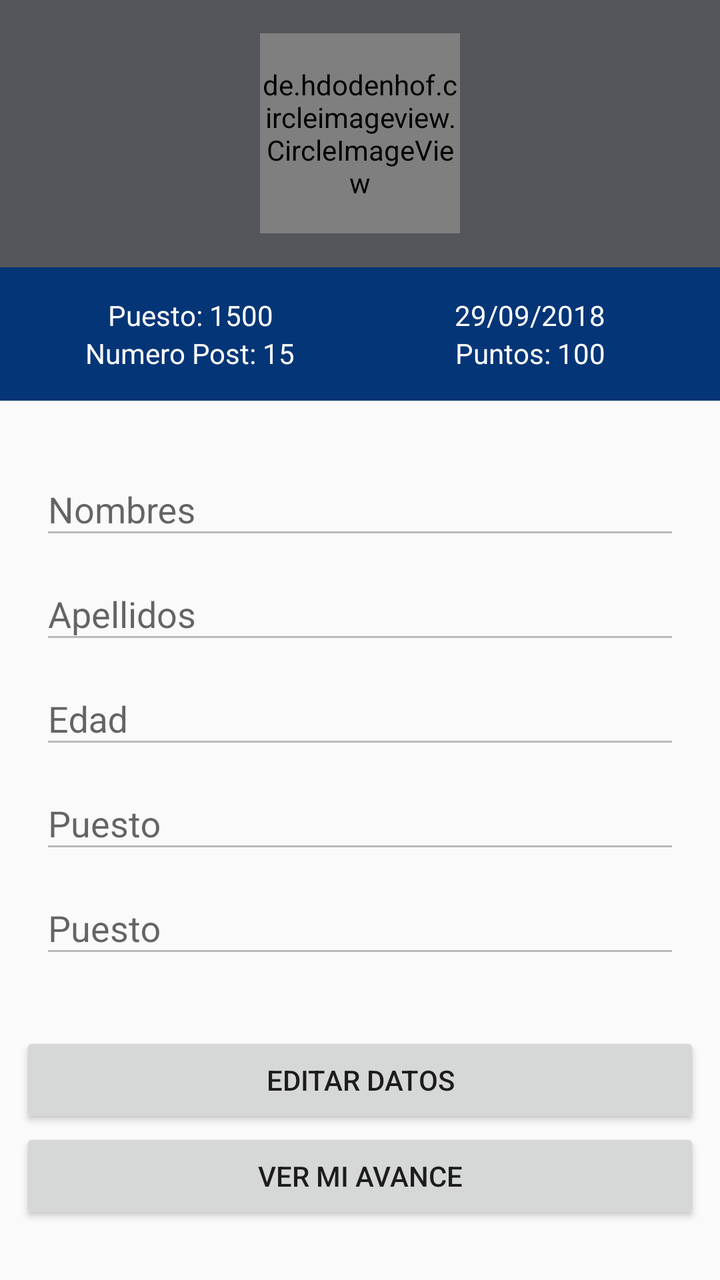
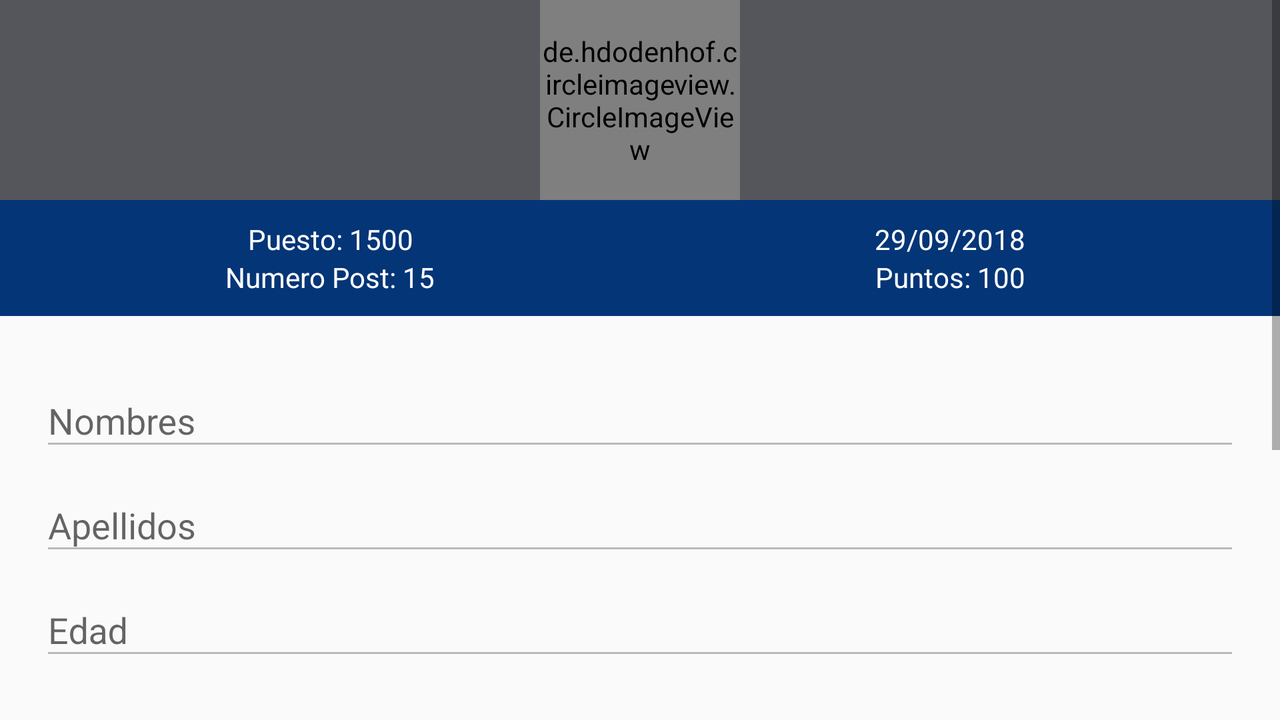

One screen, two layout resources from the same app: the default and the repository's alternative for another configuration. Each is rendered where Android would select it; the XML of both is given below.
<!-- AndroidManifest.xml: application theme AppTheme -->
<!-- res/layout/user_fragment.xml -->
<?xml version="1.0" encoding="utf-8"?>
<LinearLayout
    xmlns:android="http://schemas.android.com/apk/res/android" android:layout_width="match_parent"
    android:layout_height="match_parent"
    android:orientation="vertical"

    android:gravity="center"
    >


    <LinearLayout
        android:layout_width="match_parent"
        android:layout_height="0dp"
        android:layout_weight="0.7"
        android:orientation="vertical">

        <RelativeLayout
            android:layout_width="match_parent"
            android:layout_height="wrap_content"
            android:background="#55565b"
            >



<LinearLayout
    android:layout_width="match_parent"
    android:layout_height="match_parent"
    android:orientation="vertical"
    android:gravity="center"
    >


    <de.hdodenhof.circleimageview.CircleImageView
        xmlns:app="http://schemas.android.com/apk/res-auto"
        android:id="@+id/profile_image"
        android:layout_width="100dp"
        android:layout_height="100dp"
        android:src="@drawable/f10"
        app:civ_border_width="2dp"
        app:civ_border_color="#fff"/>



</LinearLayout>
      </RelativeLayout>

    </LinearLayout>


    <LinearLayout
        android:layout_width="match_parent"
        android:layout_height="0dp"
        android:layout_weight="0.35
"
        android:background="#043577"
        android:orientation="vertical"

        android:gravity="center"
        >
        <LinearLayout
            android:layout_width="match_parent"
            android:layout_height="match_parent"
            android:orientation="vertical"
            android:gravity="center"
            android:layout_gravity="center"
            android:layout_margin="10dp">

            <LinearLayout
                android:layout_width="match_parent"
                android:layout_height="wrap_content"

                android:orientation="horizontal">
        <TextView
            android:layout_width="0dp"
            android:layout_weight="1"
            android:gravity="center"
            android:layout_height="wrap_content"
            android:text="Puesto: 1500"
            android:textColor="@color/colorLetra"
            />
            <TextView
                android:layout_width="0dp"
                android:layout_weight="1"
                android:gravity="center"
                android:layout_height="wrap_content"
                android:text="29/09/2018"
                android:textColor="@color/colorLetra"
                />
            </LinearLayout>


            <LinearLayout
                android:layout_width="match_parent"
                android:layout_height="wrap_content"

                android:orientation="horizontal">
                <TextView
                    android:layout_width="0dp"
                    android:layout_weight="1"
                    android:gravity="center"
                    android:layout_height="wrap_content"
                    android:text="Numero Post: 15"
                    android:textColor="@color/colorLetra"
                    />
                <TextView
                    android:layout_width="0dp"
                    android:layout_weight="1"
                    android:gravity="center"
                    android:layout_height="wrap_content"
                    android:text="Puntos: 100"
                    android:textColor="@color/colorLetra"
                    />
            </LinearLayout>


        </LinearLayout>

    </LinearLayout>

    <LinearLayout
        android:layout_width="match_parent"
        android:layout_height="0dp"
        android:layout_weight="1.6"

        android:orientation="vertical">


        <LinearLayout
            android:layout_width="match_parent"
            android:layout_height="match_parent"
            android:orientation="vertical"
            android:layout_gravity="center"
            android:gravity="center"
            android:layout_margin="20dp">

        <android.support.design.widget.TextInputLayout

            android:layout_width="match_parent"
            android:layout_height="wrap_content"



            >

            <android.support.design.widget.TextInputEditText
                android:id="@+id/erlNombre"

                android:hint="Nombres"
                android:textSize="18dp"
                android:layout_width="match_parent"
                android:layout_height="wrap_content"
                android:enabled="false"
                />
        </android.support.design.widget.TextInputLayout>



        <android.support.design.widget.TextInputLayout

            android:layout_width="match_parent"
            android:layout_height="wrap_content"



            >

            <android.support.design.widget.TextInputEditText
                android:id="@+id/erlApe"
                android:enabled="false"
                android:hint="Apellidos"
                android:textSize="18dp"
                android:layout_width="match_parent"
                android:layout_height="wrap_content"

                />
        </android.support.design.widget.TextInputLayout>


        <android.support.design.widget.TextInputLayout

            android:layout_width="match_parent"
            android:layout_height="wrap_content"



            >

            <android.support.design.widget.TextInputEditText
                android:id="@+id/erlEdad"

                android:hint="Edad"
                android:textSize="18dp"
                android:layout_width="match_parent"
                android:layout_height="wrap_content"
                android:enabled="false"
                />
        </android.support.design.widget.TextInputLayout>



        <android.support.design.widget.TextInputLayout

            android:layout_width="match_parent"
            android:layout_height="wrap_content"



            >

            <android.support.design.widget.TextInputEditText
                android:id="@+id/erlFechaIN"
                android:enabled="false"
                android:hint="Puesto"
                android:textSize="18dp"
                android:layout_width="match_parent"
                android:layout_height="wrap_content"

                />
        </android.support.design.widget.TextInputLayout>


            <android.support.design.widget.TextInputLayout

                android:layout_width="match_parent"
                android:layout_height="wrap_content"



                >

                <android.support.design.widget.TextInputEditText
                    android:id="@+id/erlGenero"
                    android:enabled="false"
                    android:hint="Puesto"
                    android:textSize="18dp"
                    android:layout_width="match_parent"
                    android:layout_height="wrap_content"

                    />
            </android.support.design.widget.TextInputLayout>





        </LinearLayout>



    </LinearLayout>



    <LinearLayout
        android:layout_width="match_parent"
        android:layout_height="0dp"
        android:layout_weight="0.7
"

        android:orientation="vertical"

        android:gravity="center"
        android:layout_gravity="center"

        >
    <LinearLayout
        android:layout_width="match_parent"
        android:layout_height="match_parent"
        android:orientation="vertical"
        android:layout_margin="10dp">
        <Button
            android:layout_width="match_parent"
            android:layout_height="wrap_content"
            android:text="Editar Datos"/>

        <Button
            android:layout_width="match_parent"
            android:layout_height="wrap_content"
            android:text="Ver mi Avance"
            android:id="@+id/btnVerAvance"
            />
    </LinearLayout>
    </LinearLayout>

</LinearLayout>
<!-- resources referenced by this layout -->
<resources>
  <color name="colorLetra">#ffffff</color>
  <style name="AppTheme" parent="Theme.AppCompat.Light.DarkActionBar">
          
          <item name="colorPrimary">@color/colorPrimary</item>
          <item name="colorPrimaryDark">@color/colorPrimaryDark</item>
          <item name="colorAccent">@color/colorAccent</item>
  
  
      </style>
  <color name="colorPrimary">#2669e6</color>
  <color name="colorPrimaryDark">#2669e6</color>
  <color name="colorAccent">#2669e6</color>
</resources>
<!-- res/layout-land/user_fragment.xml (the repository's variant of the layout above) -->
<!-- drawn on the phone turned sideways -->
<?xml version="1.0" encoding="utf-8"?>
<LinearLayout
    xmlns:android="http://schemas.android.com/apk/res/android" android:layout_width="match_parent"
    android:layout_height="match_parent"
    android:orientation="vertical"

    android:gravity="center"
    >

    <ScrollView
        android:layout_width="match_parent"
        android:layout_height="match_parent">
<LinearLayout
    android:layout_width="match_parent"
    android:layout_height="match_parent"
    android:orientation="vertical">
    <LinearLayout
        android:layout_width="match_parent"
        android:layout_height="0dp"
        android:layout_weight="0.7"
        android:orientation="vertical">

        <RelativeLayout
            android:layout_width="match_parent"
            android:layout_height="wrap_content"
            android:background="#55565b"
            >



<LinearLayout
    android:layout_width="match_parent"
    android:layout_height="match_parent"
    android:orientation="vertical"
    android:gravity="center"
    >


    <de.hdodenhof.circleimageview.CircleImageView
        xmlns:app="http://schemas.android.com/apk/res-auto"
        android:id="@+id/profile_image"
        android:layout_width="100dp"
        android:layout_height="100dp"
        android:src="@drawable/f10"
        app:civ_border_width="2dp"
        app:civ_border_color="#fff"/>



</LinearLayout>
      </RelativeLayout>

    </LinearLayout>


    <LinearLayout
        android:layout_width="match_parent"
        android:layout_height="0dp"
        android:layout_weight="0.35
"
        android:background="#043577"
        android:orientation="vertical"

        android:gravity="center"
        >
        <LinearLayout
            android:layout_width="match_parent"
            android:layout_height="match_parent"
            android:orientation="vertical"
            android:gravity="center"
            android:layout_gravity="center"
            android:layout_margin="10dp">

            <LinearLayout
                android:layout_width="match_parent"
                android:layout_height="wrap_content"

                android:orientation="horizontal">
        <TextView
            android:layout_width="0dp"
            android:layout_weight="1"
            android:gravity="center"
            android:layout_height="wrap_content"
            android:text="Puesto: 1500"
            android:textColor="@color/colorLetra"
            />
            <TextView
                android:layout_width="0dp"
                android:layout_weight="1"
                android:gravity="center"
                android:layout_height="wrap_content"
                android:text="29/09/2018"
                android:textColor="@color/colorLetra"
                />
            </LinearLayout>


            <LinearLayout
                android:layout_width="match_parent"
                android:layout_height="wrap_content"

                android:orientation="horizontal">
                <TextView
                    android:layout_width="0dp"
                    android:layout_weight="1"
                    android:gravity="center"
                    android:layout_height="wrap_content"
                    android:text="Numero Post: 15"
                    android:textColor="@color/colorLetra"
                    />
                <TextView
                    android:layout_width="0dp"
                    android:layout_weight="1"
                    android:gravity="center"
                    android:layout_height="wrap_content"
                    android:text="Puntos: 100"
                    android:textColor="@color/colorLetra"
                    />
            </LinearLayout>


        </LinearLayout>

    </LinearLayout>

    <LinearLayout
        android:layout_width="match_parent"
        android:layout_height="0dp"
        android:layout_weight="1.6"

        android:orientation="vertical">


        <LinearLayout
            android:layout_width="match_parent"
            android:layout_height="match_parent"
            android:orientation="vertical"
            android:layout_gravity="center"
            android:gravity="center"
            android:layout_margin="20dp">

        <android.support.design.widget.TextInputLayout

            android:layout_width="match_parent"
            android:layout_height="wrap_content"



            >

            <android.support.design.widget.TextInputEditText
                android:id="@+id/erlNombre"

                android:hint="Nombres"
                android:textSize="18dp"
                android:layout_width="match_parent"
                android:layout_height="wrap_content"
                android:enabled="false"
                />
        </android.support.design.widget.TextInputLayout>



        <android.support.design.widget.TextInputLayout

            android:layout_width="match_parent"
            android:layout_height="wrap_content"



            >

            <android.support.design.widget.TextInputEditText
                android:id="@+id/erlApe"
                android:enabled="false"
                android:hint="Apellidos"
                android:textSize="18dp"
                android:layout_width="match_parent"
                android:layout_height="wrap_content"

                />
        </android.support.design.widget.TextInputLayout>


        <android.support.design.widget.TextInputLayout

            android:layout_width="match_parent"
            android:layout_height="wrap_content"



            >

            <android.support.design.widget.TextInputEditText
                android:id="@+id/erlEdad"

                android:hint="Edad"
                android:textSize="18dp"
                android:layout_width="match_parent"
                android:layout_height="wrap_content"
                android:enabled="false"
                />
        </android.support.design.widget.TextInputLayout>



        <android.support.design.widget.TextInputLayout

            android:layout_width="match_parent"
            android:layout_height="wrap_content"



            >

            <android.support.design.widget.TextInputEditText
                android:id="@+id/erlFechaIN"
                android:enabled="false"
                android:hint="Puesto"
                android:textSize="18dp"
                android:layout_width="match_parent"
                android:layout_height="wrap_content"

                />
        </android.support.design.widget.TextInputLayout>


            <android.support.design.widget.TextInputLayout

                android:layout_width="match_parent"
                android:layout_height="wrap_content"



                >

                <android.support.design.widget.TextInputEditText
                    android:id="@+id/erlGenero"
                    android:enabled="false"
                    android:hint="Puesto"
                    android:textSize="18dp"
                    android:layout_width="match_parent"
                    android:layout_height="wrap_content"

                    />
            </android.support.design.widget.TextInputLayout>





        </LinearLayout>



    </LinearLayout>



    <LinearLayout
        android:layout_width="match_parent"
        android:layout_height="0dp"
        android:layout_weight="0.7
"

        android:orientation="vertical"

        android:gravity="center"
        android:layout_gravity="center"

        >
    <LinearLayout
        android:layout_width="match_parent"
        android:layout_height="match_parent"
        android:orientation="vertical"
        android:layout_margin="10dp">
        <Button
            android:layout_width="match_parent"
            android:layout_height="wrap_content"
            android:text="Editar Datos"/>

        <Button
            android:layout_width="match_parent"
            android:layout_height="wrap_content"
            android:text="Ver mi Avance"
            android:id="@+id/btnVerAvance"
            />
    </LinearLayout>
    </LinearLayout>
</LinearLayout>
    </ScrollView>
</LinearLayout>
